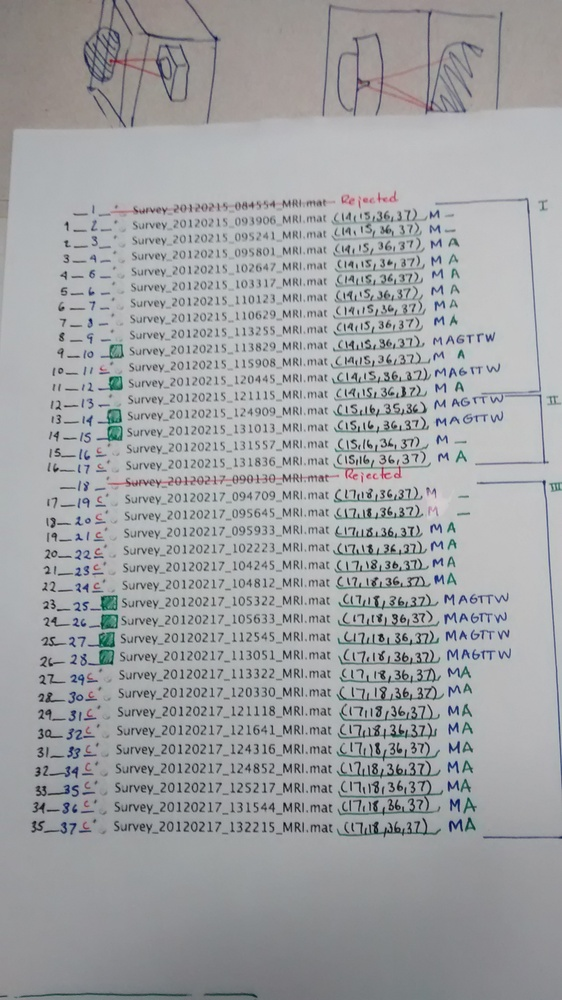
#> input picture data/allData/IMG_20150513_125647578.jpg, 562 x 1000 px, shrunk from 1456 x 2592 before the run
$ python watershed.py ../data/allData/IMG_20150513_125647578.jpg out.png out.png   (older library calls are emulated)
#> lines starting #> are read from the running program, lines starting #| are printed output that depends on the picture; after the words box and inside, x2 and y2 are one past the last pixel; in counts of white or black regions, pixels touching at a corner belong together
import sys
import cv2
import numpy
from scipy.ndimage import label

def segment_on_dt(a, img):
    border = cv2.dilate(img, None, iterations=5)
    border = border - cv2.erode(border, None)

    dt = cv2.distanceTransform(img, 2, 3)
    dt = ((dt - dt.min()) / (dt.max() - dt.min()) * 255).astype(numpy.uint8)
    _, dt = cv2.threshold(dt, 180, 255, cv2.THRESH_BINARY)
    lbl, ncc = label(dt)
    lbl = lbl * (255/ncc)
    # Completing the markers now.
    lbl[border == 255] = 255

    lbl = lbl.astype(numpy.int32)
    cv2.watershed(a, lbl)

    lbl[lbl == -1] = 0
    lbl = lbl.astype(numpy.uint8)
    return 255 - lbl


img = cv2.imread(sys.argv[1])
#> img is the input picture: shape (1000, 562, 3); mean B, G, R 165, 162.9, 161.1

# Pre-processing.
img_gray = cv2.cvtColor(img, cv2.COLOR_BGR2GRAY)
_, img_bin = cv2.threshold(img_gray, 0, 255, cv2.THRESH_OTSU)
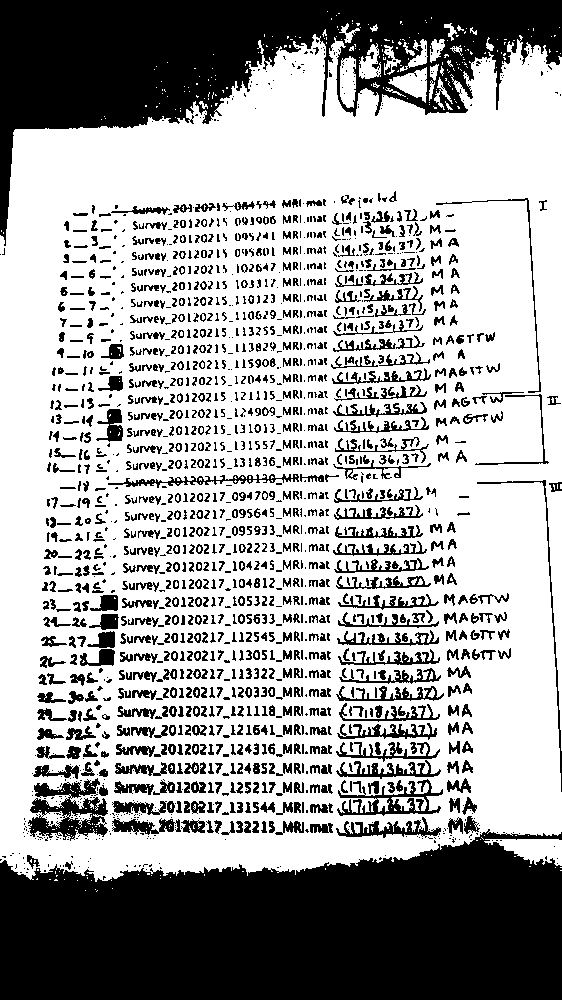
#> img_bin: shape (1000, 562); 64.8% white; 1837 black regions (763 under 20 px), largest, box (x1, y1, x2, y2) and area: (0, 829, 562, 1000) 76521, (0, 0, 562, 246) 50748, (28, 778, 108, 841) 2567

img_bin = cv2.morphologyEx(img_bin, cv2.MORPH_OPEN, numpy.ones((3, 3), dtype=int))
#> img_bin: shape (1000, 562); 61.4% white; 714 black regions (235 under 20 px), largest, box (x1, y1, x2, y2) and area: (0, 816, 562, 1000) 78779, (0, 0, 562, 255) 52883, (24, 762, 111, 841) 4198

result = segment_on_dt(img, img_bin)
#> in segment_on_dt, `border = cv2.dilate(img, None, iterations=5)`:
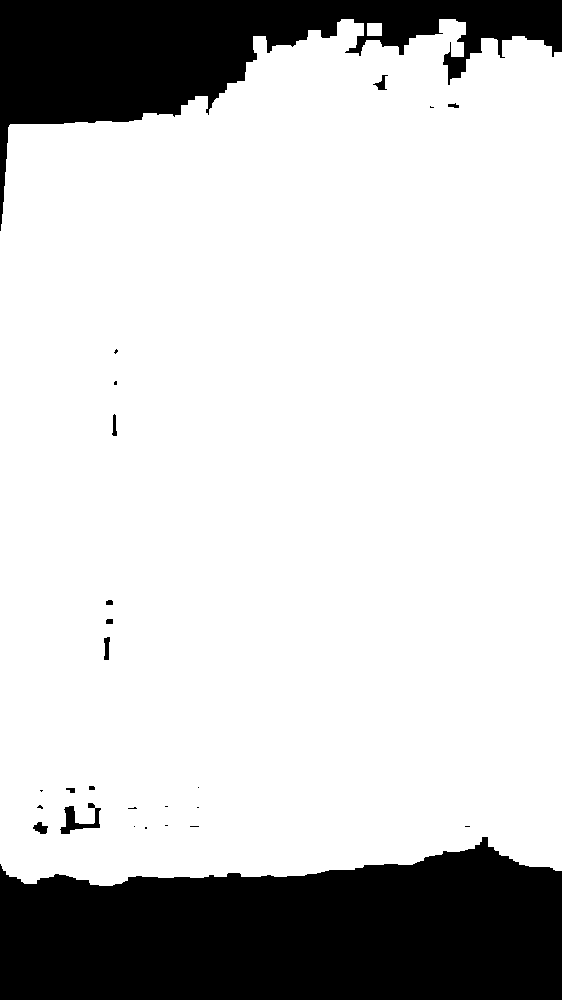
#> border: shape (1000, 562); 79.5% white; 26 black regions (14 under 20 px), largest, box (x1, y1, x2, y2) and area: (0, 837, 562, 1000) 72743, (0, 0, 562, 231) 41217, (60, 803, 101, 834) 481
#> in segment_on_dt, `border = border - cv2.erode(border, None)`: border: shape (1000, 562); 0.52% white in thin lines or dots, all inside (x1, y1, x2, y2) = (0, 19, 562, 886)
#> in segment_on_dt, `_, dt = cv2.threshold(dt, 180, 255, cv2.THRESH_BINARY)`:
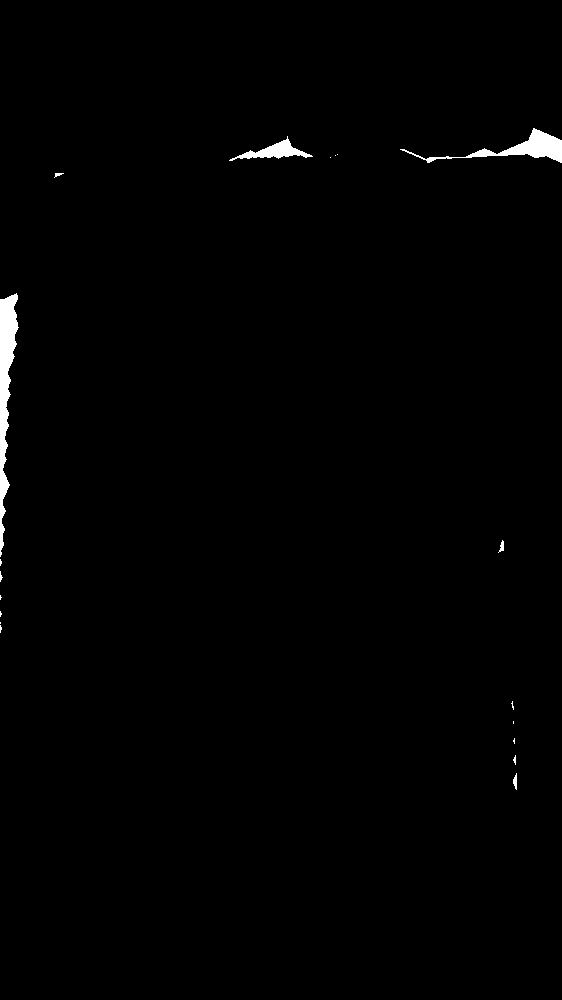
#> dt: shape (1000, 562); 0.8% white; 19 white regions (13 under 20 px), largest, box (x1, y1, x2, y2) and area: (0, 293, 19, 557) 2235, (400, 128, 562, 163) 1374, (229, 136, 313, 161) 662, (513, 773, 517, 790) 45, (498, 540, 504, 553) 39, (54, 173, 64, 178) 24
#> in segment_on_dt, `lbl, ncc = label(dt)`: lbl: shape (1000, 562) int32; 22 distinct labels, from 0 to 21
#> in segment_on_dt, `lbl, ncc = label(dt)`: ncc = 21
#> in segment_on_dt, `lbl[border == 255] = 255`: lbl: shape (1000, 562) float64; min 0, max 255, mean 1.8
#> in segment_on_dt, `lbl = lbl.astype(numpy.int32)`: lbl: shape (1000, 562) int32; 22 distinct labels, from 0 to 255
#> in segment_on_dt, `lbl[lbl == -1] = 0`:
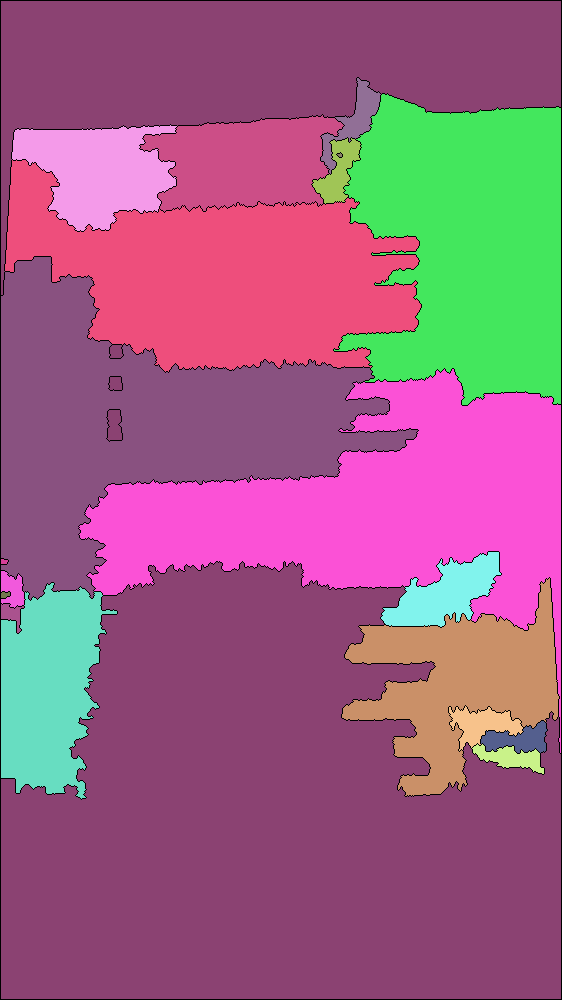
#> lbl: shape (1000, 562) int32; 21 distinct labels, from 0 to 255; one colour per label, 0 black
#> in segment_on_dt, `lbl = lbl.astype(numpy.uint8)`:
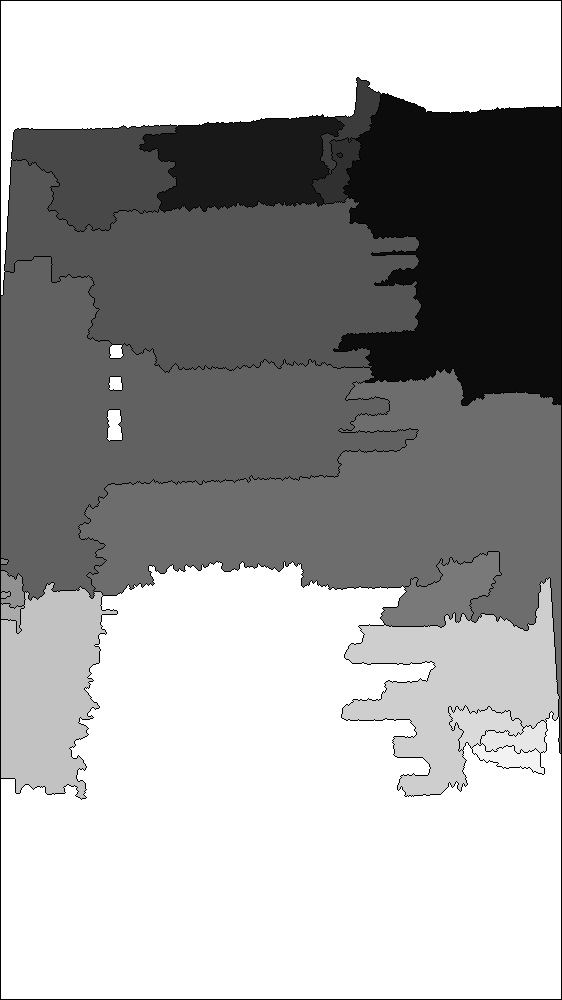
#> lbl: shape (1000, 562); min 0, max 255, mean 163.6
#> in segment_on_dt, `return 255 - lbl`:
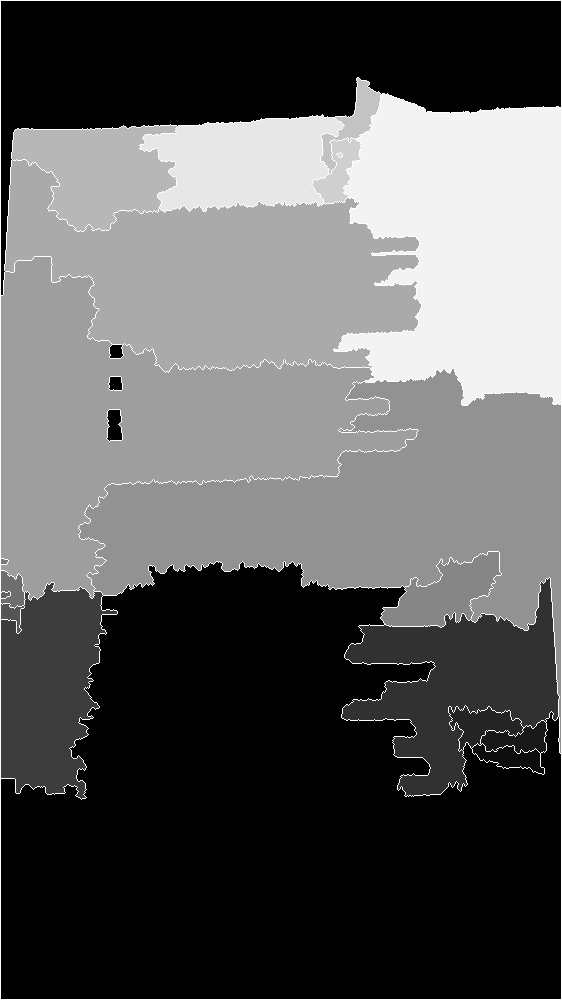
#> returned value: shape (1000, 562); min 0, max 255, mean 91.4
cv2.imwrite(sys.argv[2], result)

result[result != 255] = 0
#> result: shape (1000, 562); 1.8% white in thin lines or dots
result = cv2.dilate(result, None)
#> result: shape (1000, 562); 5.7% white; 4 white regions, box (x1, y1, x2, y2) and area: (0, 0, 562, 1000) 31456, (105, 408, 124, 443) 300, (107, 375, 124, 392) 167, (335, 151, 344, 159) 56
img[result == 255] = (0, 0, 255)
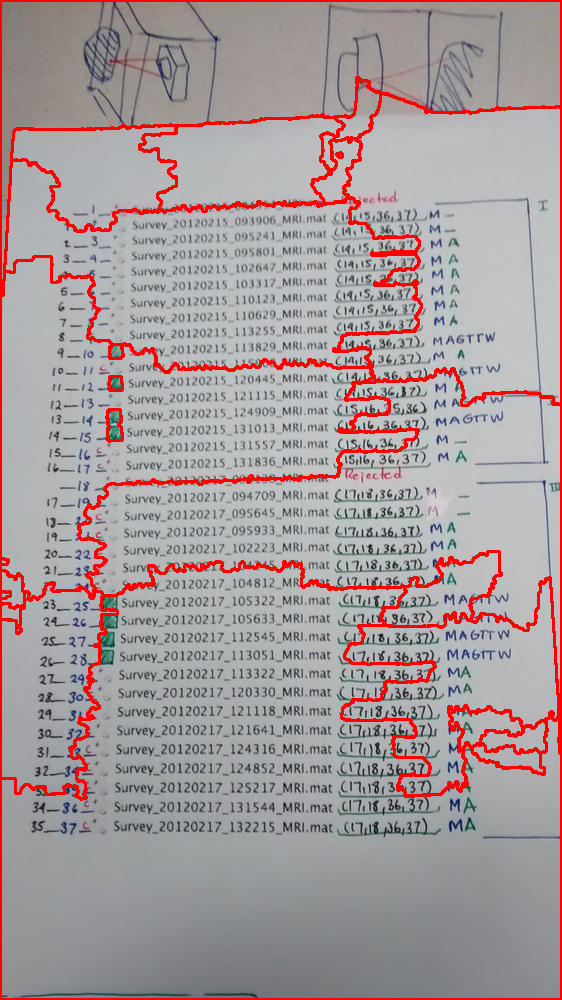
#> img: shape (1000, 562, 3); 5.69% of pixels changed, all inside (x1, y1, x2, y2) = (0, 0, 562, 1000)
cv2.imwrite(sys.argv[3], img)

# [40 lines of commented-out code are left out]
